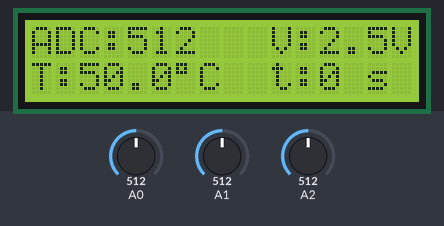
The sketch below on a simulated Arduino Uno, built with avr-gcc and run on an emulated ATmega328P. Shown: 16×2 character LCD. Inputs (shaded band) come from the test bench; at power-on: A0 = 512, A1 = 512, A2 = 512.

Above: at 0.1 s.
1.3 s: A0 set to 716
At 2.9 s:
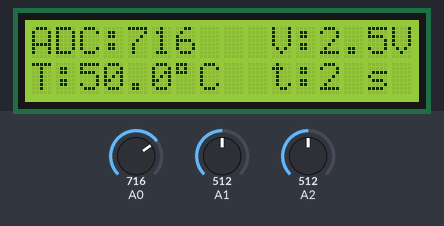
3.6 s: A1 set to 716
At 4.6 s:
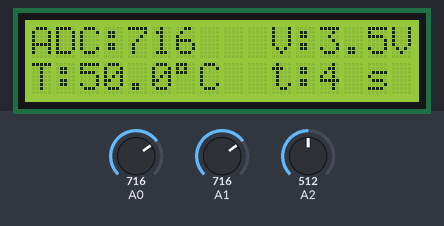
5.6 s: A2 set to 716
At 6.8 s:
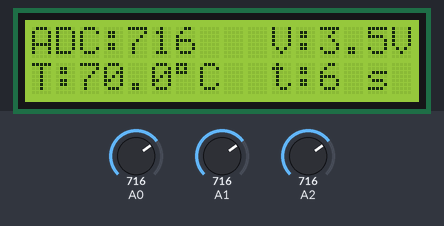
7.5 s: A0 set to 900
At 8.9 s:
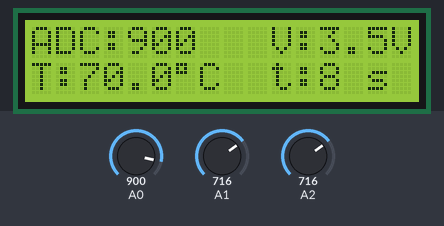
9.6 s: A1 set to 900
At 10.8 s:
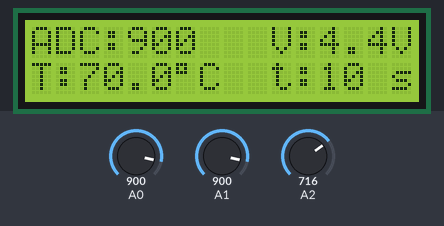
11.6 s: A2 set to 900
At 12.8 s:
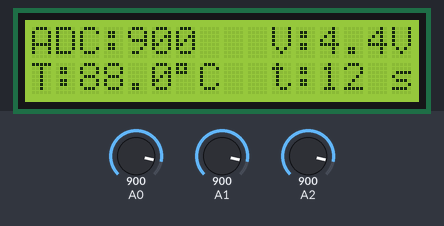
Timing chart, 0 to 14.5 s (numbered marks = the images above; inputs shaded):
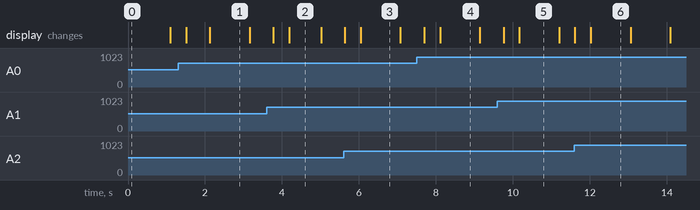

The sketch:

DatosConLCD1602.ino
```cpp
/****************************************************************************************
 Datos Con LCD1602

  En este ejemplo mostramos en un LCD1602 variables, que pueden representar valores de sensores u otros datos.
  Para simular los sensores se pueden usar potenciómetros conectados a los pines analógicos.

 Conexiones:
  -------------------
  LCD1602/2004-> Arduino
  -------------------
  VSS (Pin 1) -> GND
  VDD (Pin 2) -> 5V
  VEE (Pin 3) -> Potenciómetro(**)
  RS (Pin 4)  -> D8
  RW (Pin 5)  -> GND
  EN (Pin 6)  -> D9
  D0 (Pin 7)  -> NC
  D1 (Pin 8)  -> NC
  D2 (Pin 9)  -> NC
  D3 (Pin 10) -> NC
  D4 (Pin 11) -> D4
  D5 (Pin 12) -> D5
  D6 (Pin 13) -> D6
  D7 (Pin 14) -> D7
  Led+(Pin 15)-> 5V
  Led-(Pin 16)-> GND
  ------------------
  Sensor1(pot1)->A0
  Sensor2(pot2)->A1
  Sensor3(pot3)->A2
  ------------------
  **El potenciómetro es para controlar la intensidad
  *Puede usar potenciómetros para simular sensores analógicos
  *Puede cambiar las conexiones a otros pines del arduino modificando las variables que definen los pines


 Ejemplo desarrollado por Naylamp Mechatronics bajo licencia MIT (puede copiar, modificar, integrar o redistribuir)

 Última modificación el 23/08/2020

 Más información en:
   -https://naylampmechatronics.com/blog/34_Tutorial-LCD-conectando-tu-arduino-a-un-LCD1.html
   -https://github.com/naylampmechatronics/Ejemplos_LCD1602

**************************************************************************************************/

#include <LiquidCrystal.h>

//Definición de pines
const int PinRS = 8;
const int PinEN = 9;
const int PinD4 = 4;
const int PinD5 = 5;
const int PinD6 = 6;
const int PinD7 = 7;

//Crear el objeto LCD con los números correspondientes (rs, en, d4, d5, d6, d7)
LiquidCrystal lcd(PinRS,PinEN,PinD4,PinD5,PinD6,PinD7);

void setup() {
  // Inicializar el LCD con el número de  columnas y filas del LCD
  lcd.begin(16,2);
}

void loop() {
  int sen1=analogRead(A0);
  float sen2=analogRead(A1)*(5.0 / 1023.0);
  float sen3=analogRead(A2)*(100.0 / 1023.0);
  int tiempo=millis()/1000;
  // Cursor en la primera posición de la primera fila
  lcd.setCursor(0,0);
  lcd.print("ADC:");
  lcd.print(sen1);
  lcd.print("   ");
  // Cursor en la 11° posición de la primera fila
  lcd.setCursor(10,0);
  lcd.print("V:");
  lcd.print(sen2,1);//1 decimal
  lcd.print("V  ");
  // Cursor en la primera posición de la 2° fila
  lcd.setCursor(0,1);
  lcd.print("T:");
  lcd.print(sen3,1); //1 decimal
  lcd.print("\337C  "); // "\337" -> "°"
  // Cursor en la 11° posición de la 2° fila
  lcd.setCursor(10,1);
  lcd.print("t:");
  lcd.print(tiempo);
  lcd.print(" s  ");

  delay(200);

}
```

Measured:
- what the display in image 1 shows lasts 1.1 s, from 2.1 s to 3.2 s
- what the display in image 2 shows lasts 0.8 s, from 4.2 s to 5.0 s
